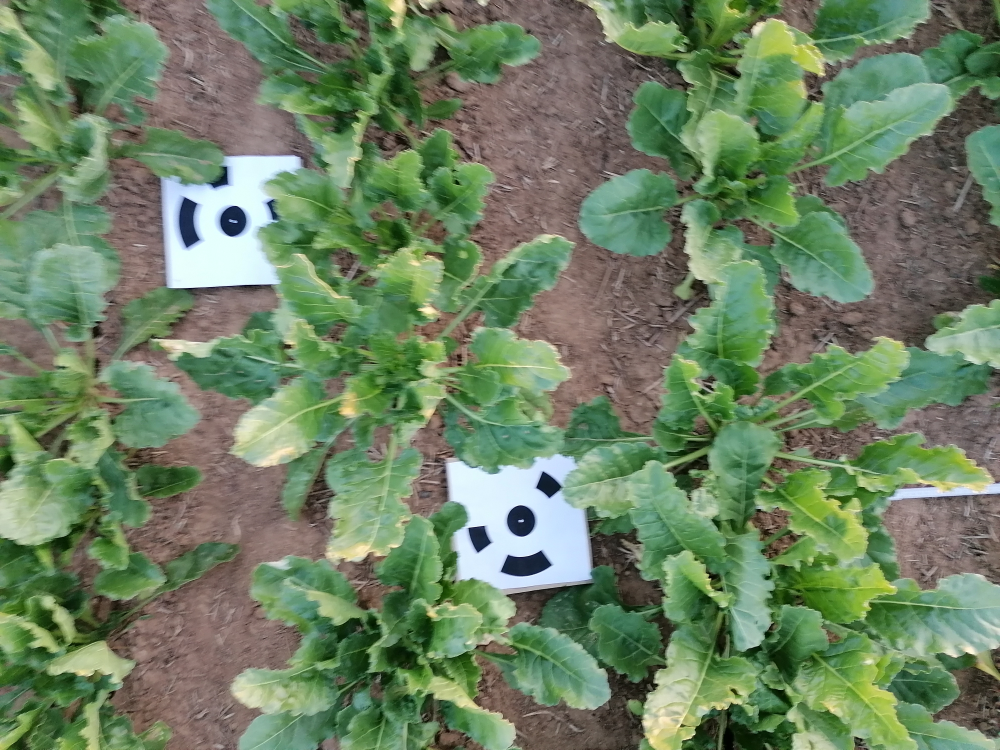
#> input picture data/20230706/field_1/IMG_20230706_211207.jpg, 4000 x 3000 px, found by its file name (shown at 1/4 size); its folder holds only this picture in this run
$ jupyter execute beet_segmentation_data.ipynb
#> lines starting #> are read from the running program, lines starting #| are printed output that depends on the picture
# Beet segmentation (optional) data preparation

Date: 11.01.2024
Authors: Gustav Schimmer & Philipp Friedrich

**This notebook is purposed for data preparation before training a YOLOv6 algorithm in detecting sugar beet plants on images.**


Major steps are:
- Downsampling and Resizing of images
- Create custom dataset with labeled data

Before we train our model, we need to prepare a proper dataset containing images for testing and validation in the right resolution and size. This notebook is a suggestion on how to generate such a dataset. In case you dont want to generate and use own training data, we provided a ready to use example dataset, which can be found in the data section of this project (example_dataset).

## Import necessary libraries

[cell 1]
import os
import cv2

## Data preparation: Downsampling & Resizing

Before creation of a custom dataset, data needs to be resampled to a lower resolution to minimize needed computation power.

#### Define data paths

[cell 2]
# Input data path
input_folder = r'..\beet-segmentation\data\20230514\field_1'

# Output data path
output_folder = r'..\beet-segmentation\data\20230514\field_1_test_img'

#### Write function to resample images

[cell 3]
# Write function to resample images to taret width and height
def crop_and_resize_image(input_path, output_folder, square_size, target_width, target_height):
#> called with square_size = 500, target_width = 1500, target_height = 2000
    image = cv2.imread(input_path)
#> image is the input picture: shape (3000, 4000, 3); mean B, G, R 98.5, 129.5, 108.5
    if image is not None:
        # Verkleinere das Bild auf die Zielgröße
        image = cv2.resize(image, (target_width, target_height))
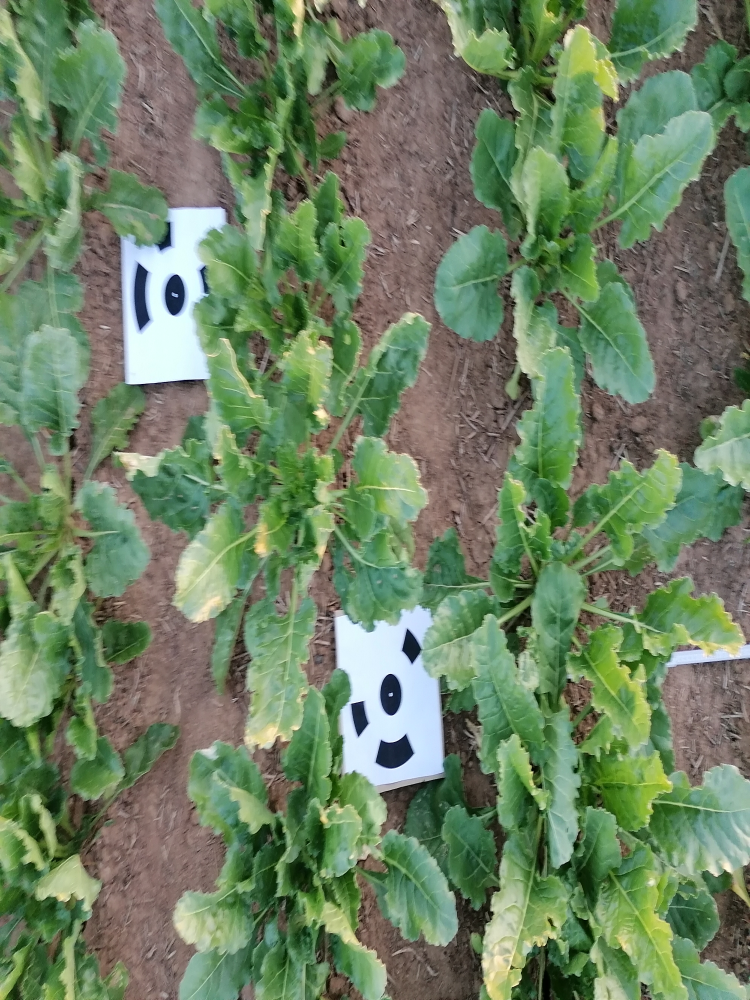
#> image: shape (2000, 1500, 3) (shown at 1/2 size); mean B, G, R 98.4, 129.4, 108.4
        # Zuschneiden in 256x256 Quadraten
        for y in range(0, target_height - square_size + 1, square_size):
            for x in range(0, target_width - square_size + 1, square_size):
                square = image[y:y + square_size, x:x + square_size]
                # Speichere das Quadrat mit einem fortlaufenden Index
                output_path = os.path.join(output_folder, f"{os.path.splitext(os.path.basename(input_path))[0]}_{y // square_size * (target_width // square_size) + x // square_size}.jpg")
                cv2.imwrite(output_path, square)
#> this loop made 4 passes
#> pass 1, in crop_and_resize_image, `cv2.imwrite(output_path, square)`:
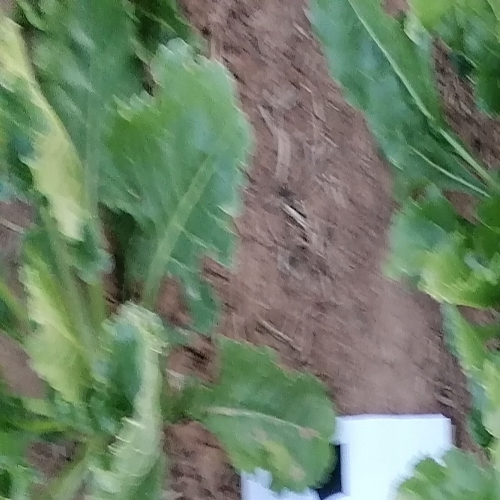
#> saved as IMG_20230706_211207_0.jpg: shape (500, 500, 3); mean B, G, R 104.7, 129.5, 110.7
#> pass 1, in crop_and_resize_image, `cv2.imwrite(output_path, square)`:
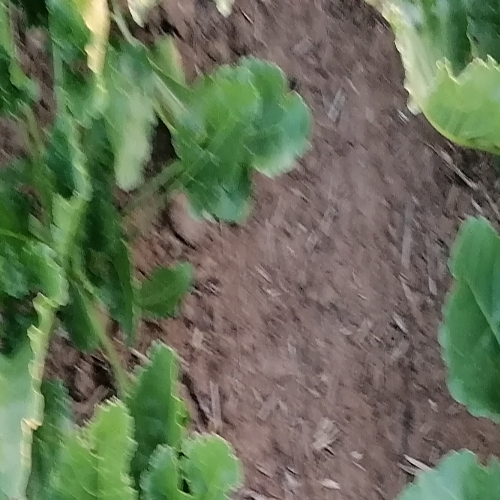
#> saved as IMG_20230706_211207_1.jpg: shape (500, 500, 3); mean B, G, R 88, 113.2, 103
#> pass 1, in crop_and_resize_image, `cv2.imwrite(output_path, square)`:
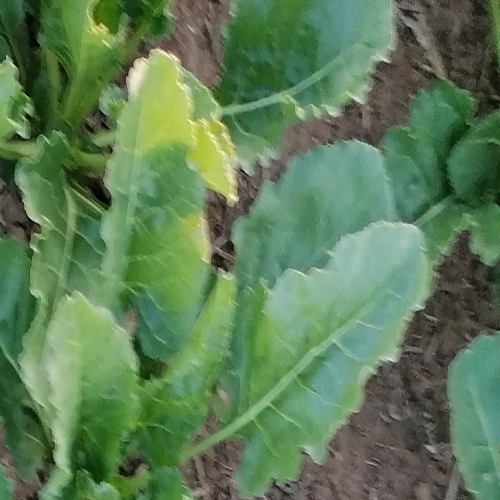
#> saved as IMG_20230706_211207_2.jpg: shape (500, 500, 3); mean B, G, R 87.3, 125.5, 93.4
#> pass 2, in crop_and_resize_image, `cv2.imwrite(output_path, square)`:
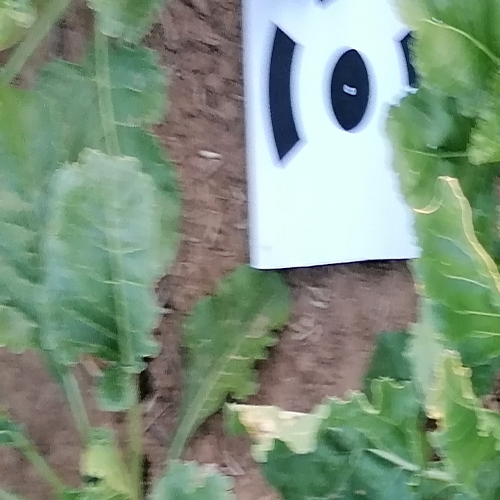
#> saved as IMG_20230706_211207_3.jpg: shape (500, 500, 3); mean B, G, R 127.6, 148.5, 127.3
